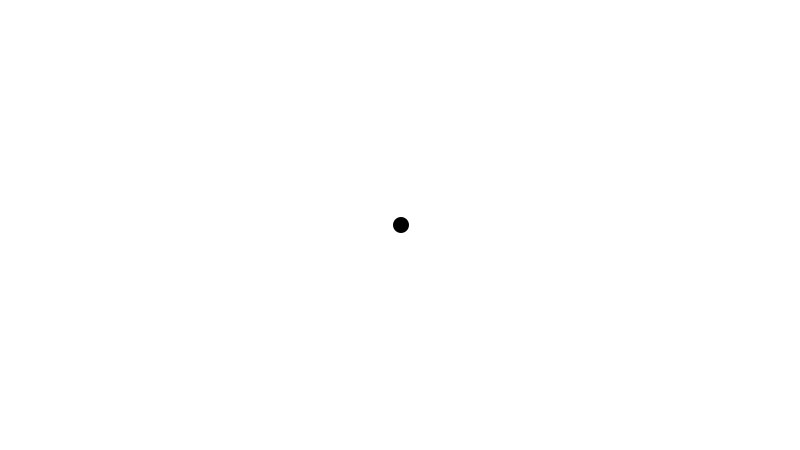
Frame 1 (no input)
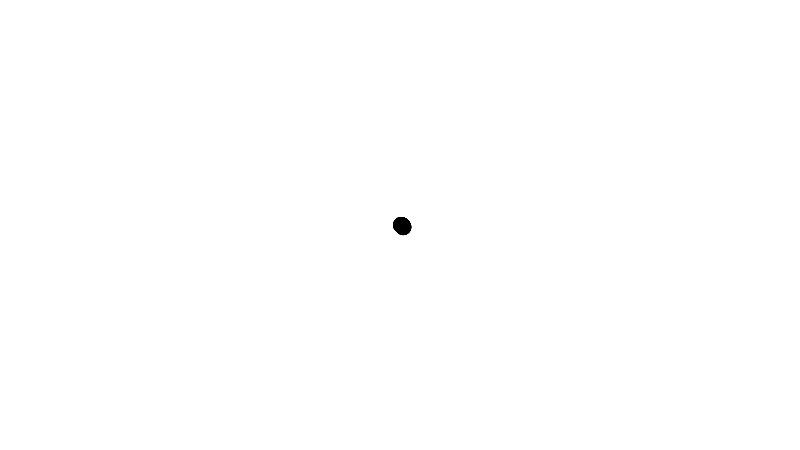
Frame 60 (the mouse pressed at the canvas centre just before this capture)
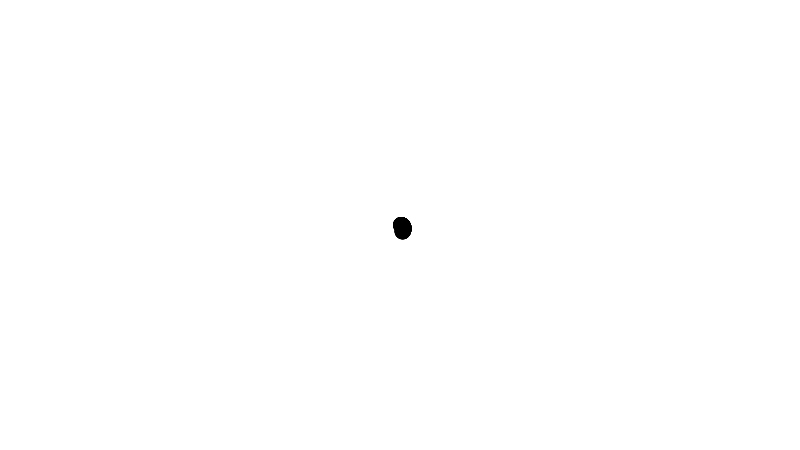
Frame 120 (the mouse held since frame 60 and released just before this capture)

The Processing sketch that drew these frames (run headless with seeded random() and noise(); from frame 60 on, the mouse is pressed at the canvas centre):

// Processing sketch: spiral
// ── spiral.pde
float r = 1;
float theta = 0;

void setup() {
  size(800, 450);
  background(255);
  
}

void draw() {
  translate(width / 2, height / 2);
  
  float x = r * cos(theta);
  float y = r * sin(theta);
  
  noStroke();
  fill(0);
  ellipse(x, y, 16, 16);
  
  theta += 0.01;
  r += 0.05;
}
